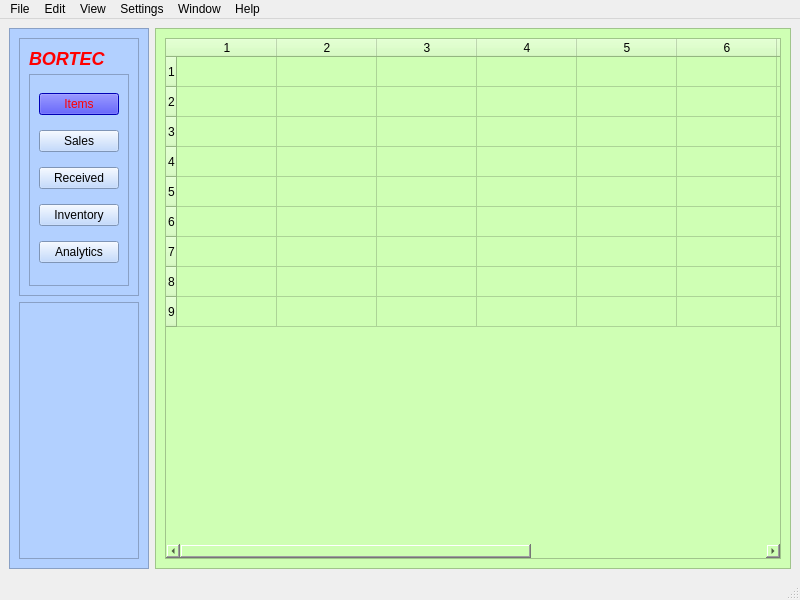
<?xml version="1.0" encoding="UTF-8"?>
<ui version="4.0">
 <class>MainWindow</class>
 <widget class="QMainWindow" name="MainWindow">
  <property name="geometry">
   <rect>
    <x>0</x>
    <y>0</y>
    <width>800</width>
    <height>600</height>
   </rect>
  </property>
  <property name="windowTitle">
   <string>MainWindow</string>
  </property>
  <widget class="QWidget" name="centralwidget">
   <property name="styleSheet">
    <string notr="true">QFrame.SidebarFrame {
border-top-left-radius: 10px;
border-top-right-radius: 10px;
border: 1px solid black;
background: qlineargradient(x1: 0, y1: 0, x2: 0, y2: 1,
stop: 0 #56a, stop: 0.1 #016);
}</string>
   </property>
   <layout class="QHBoxLayout" name="horizontalLayout">
    <item>
     <widget class="QFrame" name="frame">
      <property name="maximumSize">
       <size>
        <width>200</width>
        <height>16777215</height>
       </size>
      </property>
      <property name="styleSheet">
       <string notr="true">background:rgb(178, 208, 255)</string>
      </property>
      <property name="frameShape">
       <enum>QFrame::StyledPanel</enum>
      </property>
      <property name="frameShadow">
       <enum>QFrame::Raised</enum>
      </property>
      <layout class="QVBoxLayout" name="verticalLayout_4">
       <item>
        <widget class="QFrame" name="frame_3">
         <property name="frameShape">
          <enum>QFrame::StyledPanel</enum>
         </property>
         <property name="frameShadow">
          <enum>QFrame::Raised</enum>
         </property>
         <property name="class" stdset="0">
          <string/>
         </property>
         <layout class="QVBoxLayout" name="verticalLayout_2">
          <item>
           <widget class="QLabel" name="label">
            <property name="maximumSize">
             <size>
              <width>16777215</width>
              <height>20</height>
             </size>
            </property>
            <property name="text">
             <string>&lt;h2&gt;&lt;i&gt;&lt;b&gt;&lt;font color=red&gt;BORTEC&lt;/font&gt;&lt;/b&gt;&lt;/i&gt;&lt;/h2&gt;</string>
            </property>
            <property name="alignment">
             <set>Qt::AlignLeading|Qt::AlignLeft|Qt::AlignTop</set>
            </property>
           </widget>
          </item>
          <item>
           <widget class="QFrame" name="frame_4">
            <property name="styleSheet">
             <string notr="true">border-color:green;</string>
            </property>
            <property name="frameShape">
             <enum>QFrame::StyledPanel</enum>
            </property>
            <property name="frameShadow">
             <enum>QFrame::Raised</enum>
            </property>
            <layout class="QVBoxLayout" name="verticalLayout">
             <item>
              <widget class="QPushButton" name="pushButton">
               <property name="styleSheet">
                <string notr="true">color:red;
background-color:blue;</string>
               </property>
               <property name="text">
                <string>Items</string>
               </property>
              </widget>
             </item>
             <item>
              <widget class="QPushButton" name="pushButton_2">
               <property name="text">
                <string>Sales</string>
               </property>
              </widget>
             </item>
             <item>
              <widget class="QPushButton" name="pushButton_3">
               <property name="text">
                <string>Received</string>
               </property>
              </widget>
             </item>
             <item>
              <widget class="QPushButton" name="pushButton_4">
               <property name="text">
                <string>Inventory</string>
               </property>
              </widget>
             </item>
             <item>
              <widget class="QPushButton" name="pushButton_5">
               <property name="text">
                <string>Analytics</string>
               </property>
              </widget>
             </item>
            </layout>
           </widget>
          </item>
         </layout>
        </widget>
       </item>
       <item>
        <widget class="QFrame" name="frame_5">
         <property name="frameShape">
          <enum>QFrame::StyledPanel</enum>
         </property>
         <property name="frameShadow">
          <enum>QFrame::Raised</enum>
         </property>
        </widget>
       </item>
      </layout>
     </widget>
    </item>
    <item>
     <widget class="QFrame" name="frame_2">
      <property name="styleSheet">
       <string notr="true">background-color:rgb(207, 255, 180)</string>
      </property>
      <property name="frameShape">
       <enum>QFrame::StyledPanel</enum>
      </property>
      <property name="frameShadow">
       <enum>QFrame::Raised</enum>
      </property>
      <layout class="QHBoxLayout" name="horizontalLayout_2">
       <item>
        <layout class="QVBoxLayout" name="verticalLayout_3">
         <item>
          <widget class="QTableWidget" name="tableWidget">
           <property name="rowCount">
            <number>9</number>
           </property>
           <property name="columnCount">
            <number>10</number>
           </property>
           <row/>
           <row/>
           <row/>
           <row/>
           <row/>
           <row/>
           <row/>
           <row/>
           <row/>
           <column/>
           <column/>
           <column/>
           <column/>
           <column/>
           <column/>
           <column/>
           <column/>
           <column/>
           <column/>
          </widget>
         </item>
        </layout>
       </item>
      </layout>
     </widget>
    </item>
   </layout>
  </widget>
  <widget class="QMenuBar" name="menubar">
   <property name="geometry">
    <rect>
     <x>0</x>
     <y>0</y>
     <width>800</width>
     <height>20</height>
    </rect>
   </property>
   <widget class="QMenu" name="menuFile">
    <property name="title">
     <string>File</string>
    </property>
   </widget>
   <widget class="QMenu" name="menuEdit">
    <property name="title">
     <string>Edit</string>
    </property>
   </widget>
   <widget class="QMenu" name="menuView">
    <property name="title">
     <string>View</string>
    </property>
   </widget>
   <widget class="QMenu" name="menuSettings">
    <property name="title">
     <string>Settings</string>
    </property>
   </widget>
   <widget class="QMenu" name="menuWindow">
    <property name="title">
     <string>Window</string>
    </property>
   </widget>
   <widget class="QMenu" name="menuHelp">
    <property name="title">
     <string>Help</string>
    </property>
   </widget>
   <addaction name="menuFile"/>
   <addaction name="menuEdit"/>
   <addaction name="menuView"/>
   <addaction name="menuSettings"/>
   <addaction name="menuWindow"/>
   <addaction name="menuHelp"/>
  </widget>
  <widget class="QStatusBar" name="statusbar"/>
 </widget>
 <resources/>
 <connections/>
</ui>
